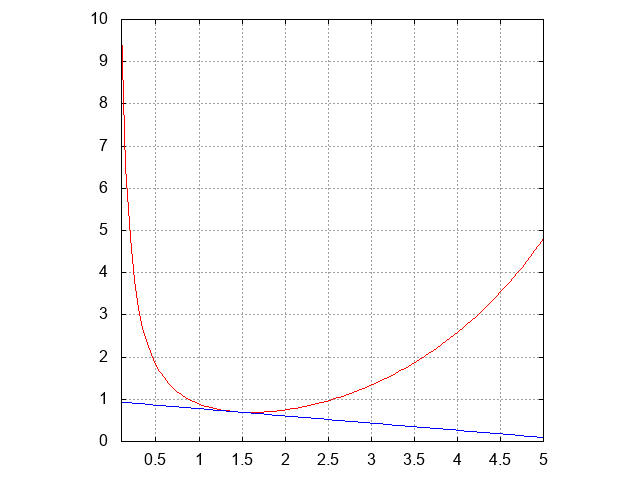

Source code (gnuplot):
reset
set terminal png
set output "derivee.png"
#set yrange [0:5]
set size square
set grid
set style line 1 lt 1 lw 1 pt 1 linecolor rgb "red"
set style line 2 lt 1 lw 1 pt 1 linecolor rgb "blue"
set yzeroaxis lt -1
set xzeroaxis lt -1
coef1=-0.5-2*(2-10*(2)**0.5)/(10-2**0.5)**2
coef2=2**(-0.5)
plot [0.1:5] 1/x-(x**2-2)/(x-10) w l ls 1 title "", coef1*(x-2**0.5)+coef2 w l ls 2 title ""
